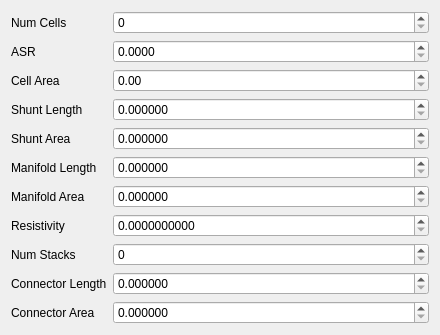
<?xml version="1.0" encoding="UTF-8"?>
<ui version="4.0">
 <class>SCConfigFormStack</class>
 <widget class="QWidget" name="SCConfigFormStack">
  <property name="geometry">
   <rect>
    <x>0</x>
    <y>0</y>
    <width>440</width>
    <height>320</height>
   </rect>
  </property>
  <property name="windowTitle">
   <string>Form</string>
  </property>
  <layout class="QFormLayout" name="formLayout">
   <item row="0" column="0">
    <widget class="QLabel" name="numCellLabel">
     <property name="text">
      <string>Num Cells</string>
     </property>
    </widget>
   </item>
   <item row="0" column="1">
    <widget class="QSpinBox" name="numCellField">
     <property name="maximum">
      <number>1000</number>
     </property>
    </widget>
   </item>
   <item row="1" column="0">
    <widget class="QLabel" name="asrLabel">
     <property name="text">
      <string>ASR</string>
     </property>
    </widget>
   </item>
   <item row="1" column="1">
    <widget class="QDoubleSpinBox" name="asrField">
     <property name="decimals">
      <number>4</number>
     </property>
     <property name="maximum">
      <double>100000.000000000000000</double>
     </property>
    </widget>
   </item>
   <item row="2" column="0">
    <widget class="QLabel" name="cellAreaLabel">
     <property name="text">
      <string>Cell Area</string>
     </property>
    </widget>
   </item>
   <item row="2" column="1">
    <widget class="QDoubleSpinBox" name="cellAreaField">
     <property name="maximum">
      <double>100000.000000000000000</double>
     </property>
    </widget>
   </item>
   <item row="3" column="0">
    <widget class="QLabel" name="shuntLenLabel">
     <property name="text">
      <string>Shunt Length</string>
     </property>
    </widget>
   </item>
   <item row="3" column="1">
    <widget class="QDoubleSpinBox" name="shuntLenField">
     <property name="decimals">
      <number>6</number>
     </property>
     <property name="maximum">
      <double>100000.000000000000000</double>
     </property>
    </widget>
   </item>
   <item row="4" column="0">
    <widget class="QLabel" name="shuntAreaLabel">
     <property name="text">
      <string>Shunt Area</string>
     </property>
    </widget>
   </item>
   <item row="4" column="1">
    <widget class="QDoubleSpinBox" name="shuntAreaField">
     <property name="decimals">
      <number>6</number>
     </property>
     <property name="maximum">
      <double>100000.000000000000000</double>
     </property>
    </widget>
   </item>
   <item row="5" column="0">
    <widget class="QLabel" name="maniLenLabel">
     <property name="text">
      <string>Manifold Length</string>
     </property>
    </widget>
   </item>
   <item row="5" column="1">
    <widget class="QDoubleSpinBox" name="maniLenField">
     <property name="decimals">
      <number>6</number>
     </property>
     <property name="maximum">
      <double>100000.000000000000000</double>
     </property>
    </widget>
   </item>
   <item row="6" column="0">
    <widget class="QLabel" name="maniAreaLabel">
     <property name="text">
      <string>Manifold Area</string>
     </property>
    </widget>
   </item>
   <item row="6" column="1">
    <widget class="QDoubleSpinBox" name="maniAreaField">
     <property name="decimals">
      <number>6</number>
     </property>
     <property name="maximum">
      <double>100000.000000000000000</double>
     </property>
    </widget>
   </item>
   <item row="7" column="0">
    <widget class="QLabel" name="resistivityLabel">
     <property name="text">
      <string>Resistivity</string>
     </property>
    </widget>
   </item>
   <item row="7" column="1">
    <widget class="QDoubleSpinBox" name="resistivityField">
     <property name="decimals">
      <number>10</number>
     </property>
     <property name="maximum">
      <double>1000000000.000000000000000</double>
     </property>
    </widget>
   </item>
   <item row="8" column="0">
    <widget class="QLabel" name="numStacksLabel">
     <property name="text">
      <string>Num Stacks</string>
     </property>
    </widget>
   </item>
   <item row="9" column="0">
    <widget class="QLabel" name="conLenLabel">
     <property name="text">
      <string>Connector Length</string>
     </property>
    </widget>
   </item>
   <item row="9" column="1">
    <widget class="QDoubleSpinBox" name="conLenField">
     <property name="decimals">
      <number>6</number>
     </property>
     <property name="maximum">
      <double>100000.000000000000000</double>
     </property>
    </widget>
   </item>
   <item row="10" column="0">
    <widget class="QLabel" name="conAreaLabel">
     <property name="text">
      <string>Connector Area</string>
     </property>
    </widget>
   </item>
   <item row="10" column="1">
    <widget class="QDoubleSpinBox" name="conAreaField">
     <property name="decimals">
      <number>6</number>
     </property>
     <property name="maximum">
      <double>100000.000000000000000</double>
     </property>
    </widget>
   </item>
   <item row="8" column="1">
    <widget class="QSpinBox" name="numStacksField">
     <property name="maximum">
      <number>1000</number>
     </property>
    </widget>
   </item>
  </layout>
 </widget>
 <resources/>
 <connections/>
</ui>
